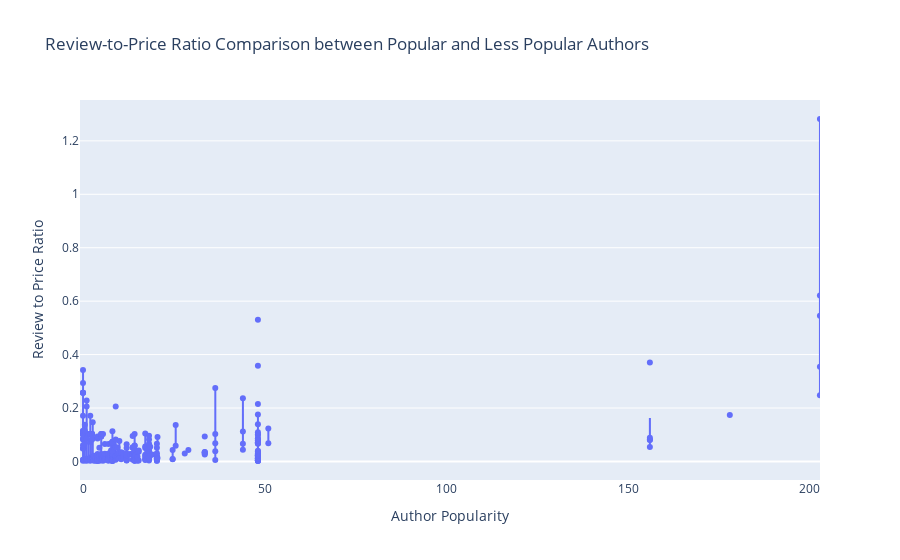

Notebook cell for this chart:
### Code cell
# Create box plot with Plotly Express
fig = px.box(df, x='Author Popularity', y='Review to Price Ratio',
             points="all",  # Show all data points
             title='Review-to-Price Ratio Comparison between Popular and Less Popular Authors',
             labels={'Author Popularity': 'Author Popularity', 'Review to Price Ratio': 'Review to Price Ratio'})

fig.update_layout(xaxis_title='Author Popularity', yaxis_title='Review to Price Ratio')

# Show the plot
iplot(fig)

### Figure 1 — Plotly figure (JSON) as saved in the notebook; plotly's stock layout.template omitted (floating-point values rounded to 4 significant figures; data arrays with more than 128 entries replaced by an {"elided": "..."} marker saying what was removed)
{"data": [{"alignmentgroup": "True", "boxpoints": "all", "hovertemplate": "Author Popularity=%{x}<br>Review to Price Ratio=%{y}<extra></extra>", "legendgroup": "", "marker": {"color": "#636efa"}, "name": "", "notched": false, "offsetgroup": "", "orientation": "v", "showlegend": false, "type": "box", "x": {"elided": "337 float values"}, "x0": " ", "xaxis": "x", "y": {"elided": "337 float values"}, "y0": " ", "yaxis": "y"}], "layout": {"boxmode": "group", "legend": {"tracegroupgap": 0}, "title": {"text": "Review-to-Price Ratio Comparison between Popular and Less Popular Authors"}, "xaxis": {"anchor": "y", "domain": [0, 1], "title": {"text": "Author Popularity"}}, "yaxis": {"anchor": "x", "domain": [0, 1], "title": {"text": "Review to Price Ratio"}}}}
